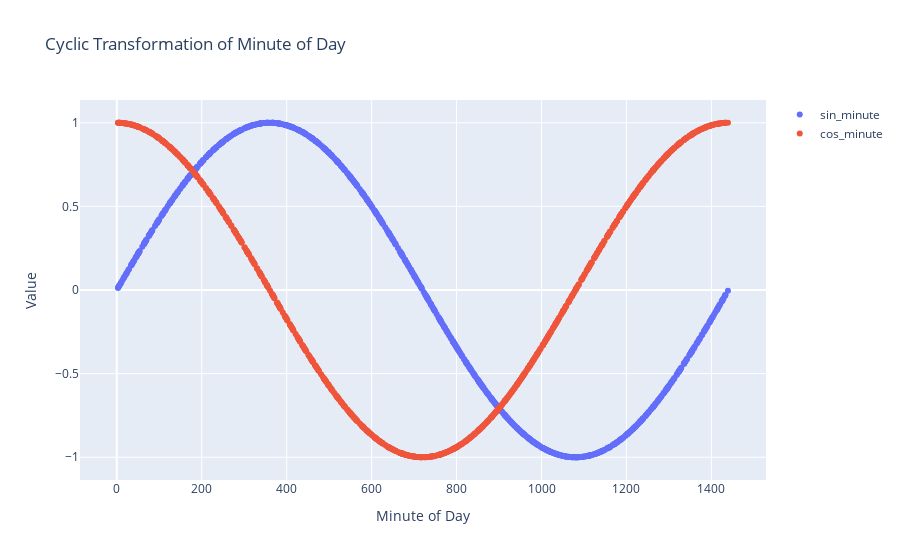

This figure's notebook cell:
### Code cell
# Visualization
fig = go.Figure()

# Plot for minute_of_day cyclic transformation
fig.add_trace(go.Scatter(x=data_df['minute_of_day'], y=data_df['sin_minute'], mode='markers', name='sin_minute'))
fig.add_trace(go.Scatter(x=data_df['minute_of_day'], y=data_df['cos_minute'], mode='markers', name='cos_minute'))

fig.update_layout(title='Cyclic Transformation of Minute of Day', xaxis_title='Minute of Day', yaxis_title='Value')

### Figure 1 — Plotly figure (JSON) as saved in the notebook; plotly's stock layout.template omitted (floating-point values rounded to 4 significant figures; data arrays with more than 128 entries replaced by an {"elided": "..."} marker saying what was removed)
{"data": [{"mode": "markers", "name": "sin_minute", "type": "scatter", "x": {"elided": "968 int values"}, "y": {"elided": "968 float values"}}, {"mode": "markers", "name": "cos_minute", "type": "scatter", "x": {"elided": "968 int values"}, "y": {"elided": "968 float values"}}], "layout": {"title": {"text": "Cyclic Transformation of Minute of Day"}, "xaxis": {"title": {"text": "Minute of Day"}}, "yaxis": {"title": {"text": "Value"}}}}
